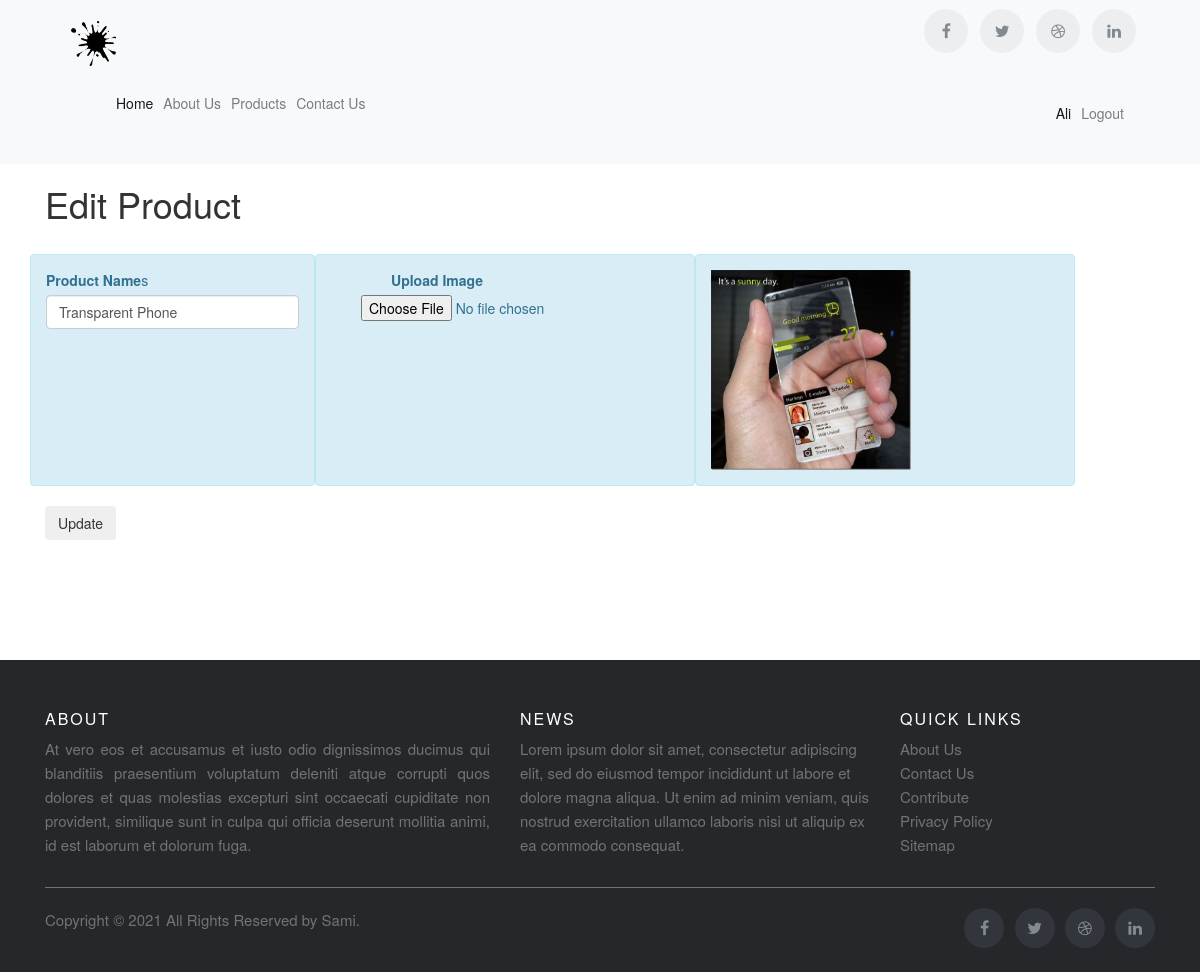
The page /edit-product.php?id=8 (signed in) on the database its author committed.
### tables this page shows
CREATE TABLE `products` (
  `id` int(11) NOT NULL,
  `user_id` int(11) NOT NULL,
  `pname` varchar(255) NOT NULL,
  `pimage` varchar(255) NOT NULL
);

### edit-product.php (the view, shortened to what this page needs)
<?php
include('includes/config.php');
$getId = $_GET['id'];
?>
<!doctype html>
<html lang="en">
<head>
    <?php include 'includes/stylesheets.php';?>
</head>
<body>
<?php include 'includes/header.php';?>
<div class="container" style="margin-bottom: 10%">
    <div class="row">
        <div class="col-md-12">
            <h1>Edit Product</h1>
        </div>
    </div>
    <br>
    <?php $query=mysqli_query($con,"select * from products where id = '$getId'");
    $row = mysqli_fetch_array($query);
    ?>
    <form method="post" enctype="multipart/form-data">
        <div class="row">
            <div class="col-md-3 alert alert-info">
                <div class="form-group">
                    <label>Product Name</label>s
                    <input type="text" class="form-control" id="pname" name="pname" value="<?php echo $row['pname'] ?>" required>
                </div>
            </div>
            <div class="col-md-4 alert alert-info">
                <div class="form-group pl-5">
                    <label for="exampleFormControlFile1" class="pl-5">Upload Image</label>
                    <input type="file" class="form-control-file" id="pimage" name="pimage" required>
                </div>
            </div>
            <div class="col-md-4 alert alert-info">
                <img src="uploads/<?php echo htmlentities($row['pimage']);?>" width="200" height="200">
            </div>
        </div>
        <div class="controls">
            <button type="submit" name="submit" class="btn">Update</button>
        </div>
    </form>
</div>
<?php include 'includes/footer.php';?>
</body>
</html>

### rows shown on the page
products: pname "Transparent Phone", pimage (picture)

### other values the page prints
$_SESSION['username'] "Ali"
